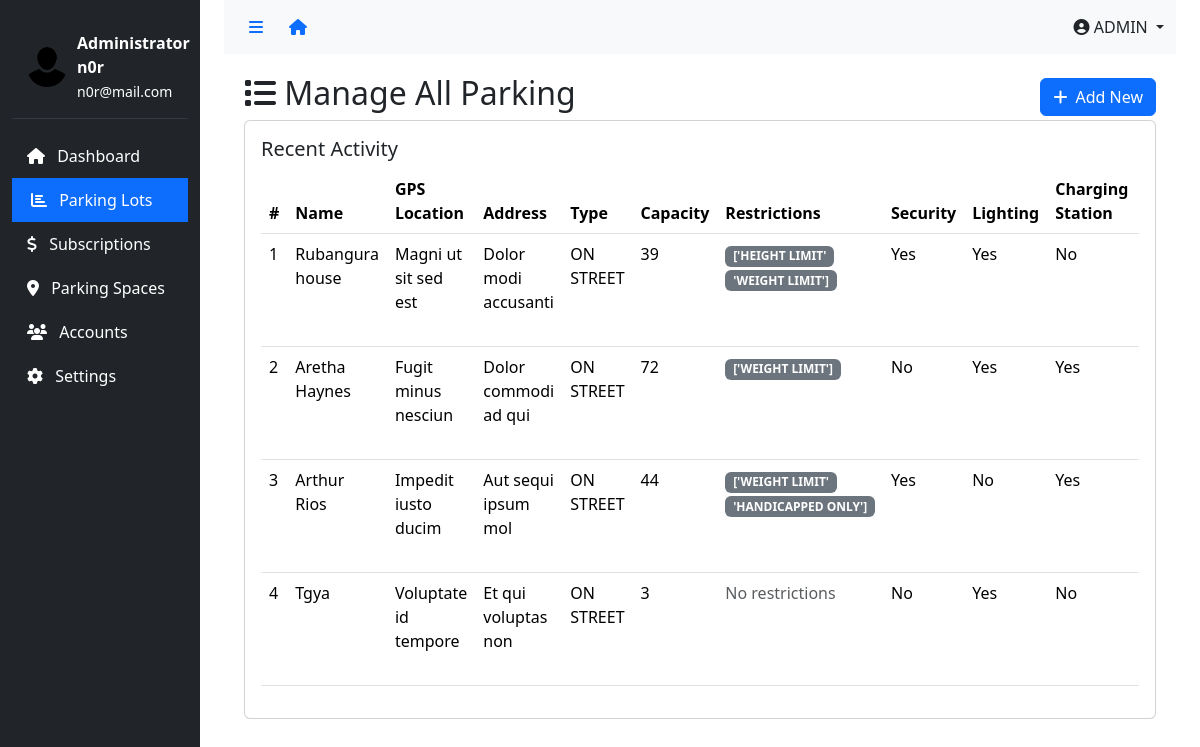
Screenshot of /dashboard/parking (signed in) with the database file from the repository.
### app/models.py (models this page shows, shortened)
class User(AbstractUser):
    class Role(models.TextChoices):
        ATTENDANTS = "ATTENDANTS", "Attendants"
        ADMIN = "ADMIN", "Admin"
        CLIENT = "CLIENT", "Client"
    role = models.CharField(
        max_length=50,
        choices=Role.choices,
        default=Role.CLIENT  # Set default role to CLIENT
    )
    phone_number = models.CharField(
        validators=[phone_regex],
        max_length=10,
        unique=True,
        null=True
    )
    groups = models.ManyToManyField(
        'auth.Group',
        related_name='users',
        blank=True,
        help_text='The groups this user belongs to.'
    )
    user_permissions = models.ManyToManyField(
        'auth.Permission',
        related_name='users',
        blank=True,
        help_text='Specific permissions for this user.'
    )

class ParkingLot(models.Model):
    name = models.CharField(max_length=255, unique=True)
    gpsLocation = models.CharField(max_length=255)
    address = models.CharField(max_length=255)
    type = models.CharField(max_length=20, choices=[('ON STREET', 'On Street'), ('OFF STREET', 'Off Street')], default='ON STREET')
    capacity = models.IntegerField()
    restrictions = models.CharField(max_length=255, blank=True, null=True)  # Store as a comma-separated string
    security = models.BooleanField(default=False)
    lighting = models.BooleanField(default=False)
    chargingStation = models.BooleanField(default=False)
    manager_1 = models.ForeignKey('User', related_name='primary_manager', null=True, on_delete=models.SET_NULL)
    manager_2 = models.ForeignKey('User', related_name='secondary_manager', null=True, blank=True, on_delete=models.SET_NULL)
    created_at = models.DateTimeField(auto_now_add=True)
    @property
    def restrictions_list(self):
        if not self.restrictions:
            return []
        return [restriction.strip() for restriction in self.restrictions.split(',') if restriction.strip()]

### app/views.py (the view)
# urls.py: path('dashboard/parking', views.parking, name="parking"),
@login_required
@admin_required
def parking(request):
    parking_lots = ParkingLot.objects.all()
    for lot in parking_lots:
        if lot.restrictions:  # Check if restrictions exist
            restrictions = lot.restrictions_list
    return render(request, 'dashboard/parking.html', {'parking_lots': parking_lots, 'active_menu': 'parking'})

### app/templates/app/dashboard/parking.html (shortened to what this page needs)
{% extends 'dashboard/base.html' %}
{% block content %}
<div class="content">
    <div class="d-flex justify-content-between align-items-center">
        <h2><i class="fas fa-list"></i> Manage All Parking</h2>
        <a href="{% url 'create_parking_lot' %}" class="btn btn-primary"><i class="fas fa-plus me-2"></i>Add New</a>
    </div>
  <div class="card">
    <div class="card-body">
      <h5 class="card-title">Recent Activity</h5>
      <div class="table-responsive">
        <table class="table" id="activityTable">
          <thead>
            <tr>
              <th>#</th>
              <th>Name</th>
              <th>GPS Location</th>
              <th>Address</th>
              <th>Type</th>
              <th>Capacity</th>
              <th>Restrictions</th>
              <th>Security</th>
              <th>Lighting</th>
              <th>Charging Station</th>
              <th>Manager 1</th>
            </tr>
          </thead>
          <tbody>
            {% for parking_lot in parking_lots %}
            <tr>
              <td>{{ forloop.counter }}</td>
              <td>{{ parking_lot.name }}</td>
              <td>{{ parking_lot.gpsLocation }}</td>
              <td>{{ parking_lot.address }}</td>
              <td>{{ parking_lot.type }}</td>
              <td>{{ parking_lot.capacity }}</td>
              <td>
                {% for restriction in parking_lot.restrictions_list %}
                  <span class="badge bg-secondary">{{ restriction }}</span>
                {% empty %}
                  <span class="text-muted">No restrictions</span>
                {% endfor %}
              </td>
              <td>{{ parking_lot.security|yesno:"Yes,No" }}</td>
              <td>{{ parking_lot.lighting|yesno:"Yes,No" }}</td>
              <td>{{ parking_lot.chargingStation|yesno:"Yes,No" }}</td>
              <td>{{ parking_lot.manager_1.username }}</td>
            </tr>
            {% endfor %}
          </tbody>
        </table>
      </div>
    </div>
  </div>
{% endblock %}

### app/templates/app/dashboard/includes/admin-sidebar.html
{% load static %}
<div class="col-md-3 col-lg-2 d-md-block sidebar" id="sidebar">
  <div class="position-sticky pt-3">
    <div class="user-info d-flex align-items-center">
      <img src="{% static 'img/pngwing.com.png' %}" alt="User" class="rounded-circle" />
      <div>
        <div class="fw-bold">Administrator</div>
        <div class="fw-bold">{{ user.username }}</div>
        <small>{{ user.email }}</small>
      </div>
    </div>
    <ul class="nav flex-column">
      <li class="nav-item">
        <a class="sidebar-link {% if active_menu == 'dashboard' %}active{% endif %}" href="{% url 'dashboard' %}" data-page="dashboard">
          <i class="fas fa-home me-2"></i> Dashboard
        </a>
      </li>
      <li class="nav-item">
        <a class="sidebar-link {% if active_menu == 'parking' %}active{% endif %}" href="{% url 'parking' %}" data-page="analytics">
          <i class="fas fa-chart-bar me-2"></i> Parking Lots
        </a>
      </li>
      <li class="nav-item">
        <a class="sidebar-link {% if active_menu == 'subscriptions' %}active{% endif %}" href="{% url 'subscriptions' %}" data-page="analytics">
          <i class="fas fa-dollar me-2"></i> Subscriptions
        </a>
      </li>
      <li class="nav-item">
        <a class="sidebar-link {% if active_menu == 'parkingspace' %}active{% endif %}" href="{% url 'parkingspace' %}" data-page="analytics">
          <i class="fas fa-location-dot me-2"></i> Parking Spaces
        </a>
      </li>
      <li class="nav-item">
        <a class="sidebar-link {% if active_menu == 'uaccounts' %}active{% endif %}" href="{% url 'uaccounts' %}" data-page="users">
          <i class="fas fa-users me-2"></i> Accounts
        </a>
      </li>
      <li class="nav-item">
        <a class="sidebar-link {% if active_menu == 'settings' %}active{% endif %}" href="#" data-page="settings">
          <i class="fas fa-cog me-2"></i> Settings
        </a>
      </li>
    </ul>
  </div>
</div>

### app/templates/app/dashboard/includes/nav.html (shortened to what this page needs)
<nav class="navbar navbar-expand-lg navbar-light bg-light">
  <div class="container-fluid d-flex align-items-center">
    <div class="d-flex align-items-center">
      <button class="btn btn-link" id="sidebarToggle">
        <i class="fas fa-bars"></i>
      </button>
      <a href="/" class="btn btn-link">
        <i class="fas fa-house"></i>
      </a>
    </div>
    <div class="ms-auto d-flex align-items-center">
      <div class="dropdown">
        <a class="nav-link dropdown-toggle" href="#" role="button" data-bs-toggle="dropdown">
          <i class="fas fa-user-circle"></i> {{ user.role }}
        </a>
      </div>
    </div>
  </div>
</nav>

### app/templates/app/dashboard/base.html (style rules this page uses)
.sidebar { min-height: 100vh; background: #212529; transition: all 0.3s; }
.sidebar-link { color: #fff; text-decoration: none; padding: 10px 15px; display: block; transition: all 0.3s; }
.sidebar-link:hover, .sidebar-link.active { background: #343a40; color: #fff; border-left: 4px solid #0d6efd; }
.sidebar-link.active { background: #0d6efd; }
.content { padding: 20px; }
#sidebarToggle { cursor: pointer; }
.user-info { color: white; padding: 15px; border-bottom: 1px solid #343a40; margin-bottom: 15px; }
.user-info img { width: 40px; height: 40px; margin-right: 10px; }

### rows the page displays
User: username "n0r", email "n0r@mail.com", role "ADMIN"
ParkingLot: name "Rubangura house", gpsLocation "Magni ut sit sed est", address "Dolor modi accusanti", type "ON STREET", capacity "39", restrictions_list "['HEIGHT LIMIT'" "'WEIGHT LIMIT']", security "Yes", lighting "Yes", chargingStation "No"
ParkingLot: name "Aretha Haynes", gpsLocation "Fugit minus nesciun", address "Dolor commodi ad qui", type "ON STREET", capacity "72", restrictions_list "['WEIGHT LIMIT']", security "No", lighting "Yes", chargingStation "Yes"
ParkingLot: name "Arthur Rios", gpsLocation "Impedit iusto ducim", address "Aut sequi ipsum mol", type "ON STREET", capacity "44", restrictions_list "['WEIGHT LIMIT'" "'HANDICAPPED ONLY']", security "Yes", lighting "No", chargingStation "Yes"
ParkingLot: name "Tgya", gpsLocation "Voluptate id tempore", address "Et qui voluptas non", type "ON STREET", capacity "3", security "No", lighting "Yes", chargingStation "No"
